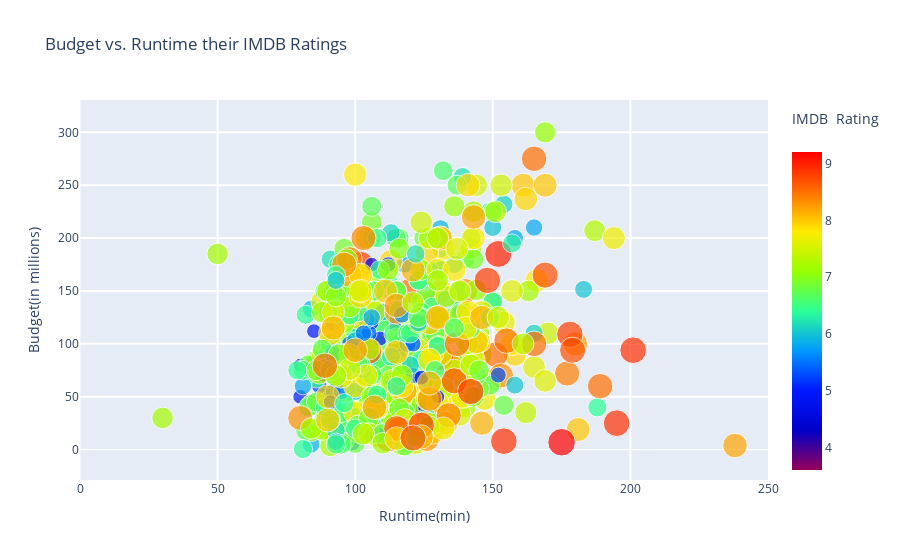

The code cell stored with this chart in its notebook:
### Code cell
#visualising the plot 
layout = go.Layout(
    title='Budget vs. Runtime their IMDB Ratings',
    xaxis=dict(
        title='Runtime(min)',
        gridcolor='rgb(255, 255, 255)',
        range=[0,250],
        zerolinewidth=1,
        ticklen=5,
        gridwidth=2,
    ),
    yaxis=dict(
        title='Budget(in millions)',
        gridcolor='rgb(255, 255, 255)',
        zerolinewidth=1,
        ticklen=5,
        gridwidth=2,
    )
)
data = [go.Scatter(
    x=mov3.Runtime.values, # Runtime
    y=mov3.budget.values,  # budget
    mode='markers',
    text= mov3.Movie_Title.values, # Movie Titles
    marker=dict(
        size=3*(mov3.IMDB_Rating),
        sizeref=1.0,
        color=mov3.IMDB_Rating.values,
        colorbar=ColorBar(title='IMDB  Rating<br> &nbsp;'),
        showscale=True,
        colorscale='Rainbow'
    ))]
fig = go.Figure(data=data, layout=layout)
iplot(fig)

### Figure 1 — Plotly figure (JSON) as saved in the notebook; plotly's stock layout.template omitted (floating-point values rounded to 4 significant figures; data arrays with more than 128 entries replaced by an {"elided": "..."} marker saying what was removed)
{"data": [{"marker": {"color": {"elided": "608 float values"}, "colorbar": {"title": {"text": "IMDB  Rating<br> &nbsp;"}}, "colorscale": [[0, "rgb(150,0,90)"], [0.125, "rgb(0,0,200)"], [0.25, "rgb(0,25,255)"], [0.375, "rgb(0,152,255)"], [0.5, "rgb(44,255,150)"], [0.625, "rgb(151,255,0)"], [0.75, "rgb(255,234,0)"], [0.875, "rgb(255,111,0)"], [1, "rgb(255,0,0)"]], "showscale": true, "size": {"elided": "608 float values"}, "sizeref": 1}, "mode": "markers", "text": {"elided": "608 str values"}, "type": "scatter", "x": {"elided": "608 int values"}, "y": {"elided": "608 float values"}}], "layout": {"title": {"text": "Budget vs. Runtime their IMDB Ratings"}, "xaxis": {"gridcolor": "rgb(255, 255, 255)", "gridwidth": 2, "range": [0, 250], "ticklen": 5, "title": {"text": "Runtime(min)"}, "zerolinewidth": 1}, "yaxis": {"gridcolor": "rgb(255, 255, 255)", "gridwidth": 2, "ticklen": 5, "title": {"text": "Budget(in millions)"}, "zerolinewidth": 1}}}
